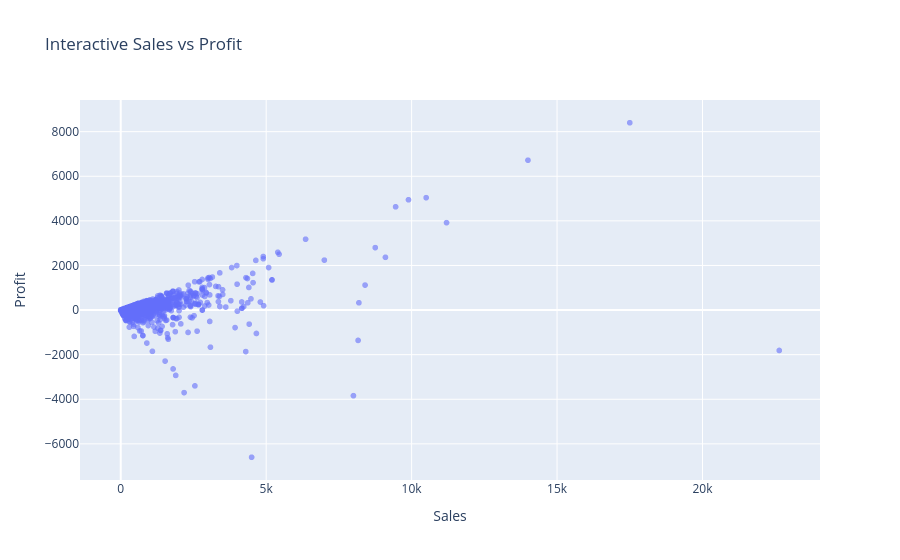

The notebook cell this image was saved under:
### Code cell
fig = px.scatter(
    df,
    x="sales",
    y="profit",
    title="Interactive Sales vs Profit",
    labels={"sales": "Sales", "profit": "Profit"},
    opacity=0.6
)

fig.show()

### Figure 1 — Plotly figure (JSON) as saved in the notebook; plotly's stock layout.template omitted (floating-point values rounded to 4 significant figures; data arrays with more than 128 entries replaced by an {"elided": "..."} marker saying what was removed)
{"data": [{"hovertemplate": "Sales=%{x}<br>Profit=%{y}<extra></extra>", "legendgroup": "", "marker": {"color": "#636efa", "opacity": 0.6, "symbol": "circle"}, "mode": "markers", "name": "", "showlegend": false, "type": "scattergl", "x": {"elided": "10194 float values"}, "xaxis": "x", "y": {"elided": "10194 float values"}, "yaxis": "y"}], "layout": {"legend": {"tracegroupgap": 0}, "title": {"text": "Interactive Sales vs Profit"}, "xaxis": {"anchor": "y", "domain": [0, 1], "title": {"text": "Sales"}}, "yaxis": {"anchor": "x", "domain": [0, 1], "title": {"text": "Profit"}}}}
